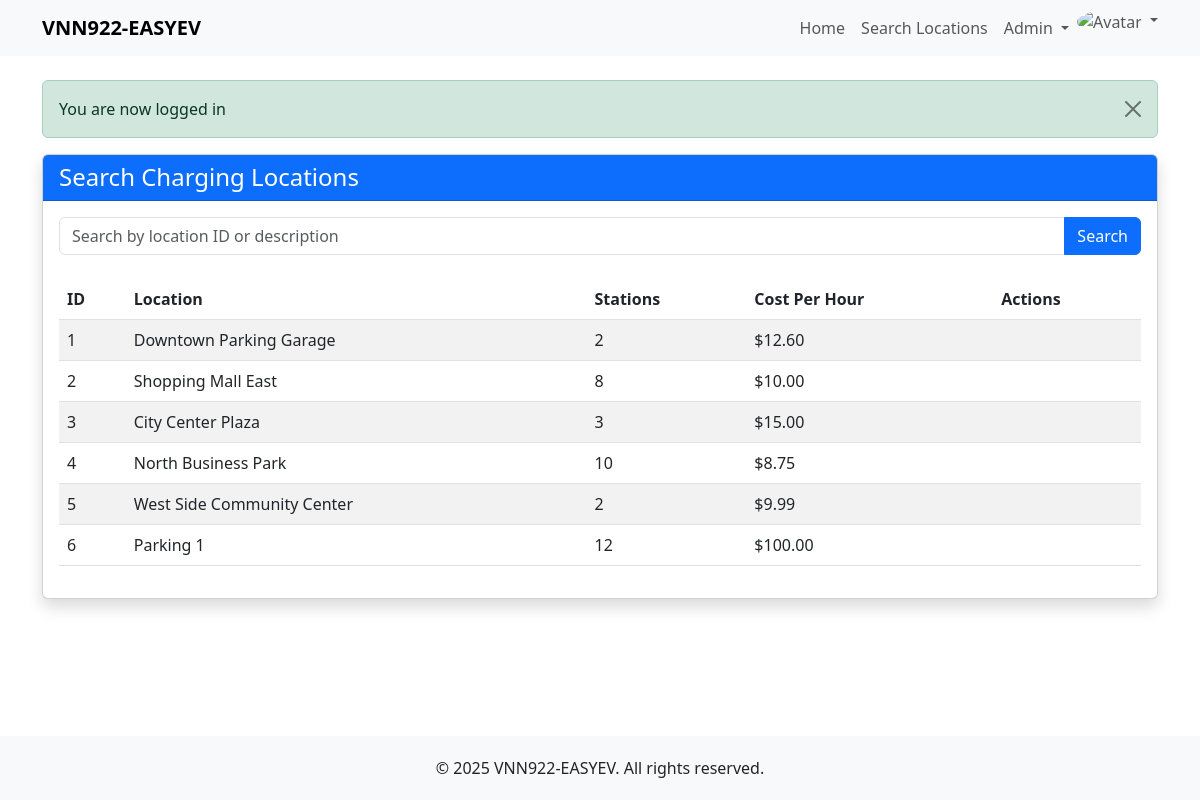
Screenshot of /user/search-locations.php (signed in) with the database file from the repository.
### tables this page shows
CREATE TABLE IF NOT EXISTS charging_locations (
    location_id INT AUTO_INCREMENT PRIMARY KEY,
    description VARCHAR(255) NOT NULL,
    num_stations INT NOT NULL,
    cost_per_hour DECIMAL(10, 2) NOT NULL,
    created_at TIMESTAMP DEFAULT CURRENT_TIMESTAMP,
    updated_at TIMESTAMP DEFAULT CURRENT_TIMESTAMP ON UPDATE CURRENT_TIMESTAMP
);

### classes/Database.php (called while the page is built, shortened)
<?php
class Database {
    private $host = DB_HOST;
    private $user = DB_USER;
    private $pass = DB_PASS;
    private $dbname = DB_NAME;
    private $dbh;
    private $stmt;
    public function __construct() {
        $dsn = 'mysql:host=' . $this->host . ';dbname=' . $this->dbname;
        $options = array(
            PDO::ATTR_PERSISTENT => true,
            PDO::ATTR_ERRMODE => PDO::ERRMODE_EXCEPTION,
            PDO::ATTR_DEFAULT_FETCH_MODE => PDO::FETCH_ASSOC
        );
        try {
            $this->dbh = new PDO($dsn, $this->user, $this->pass, $options);
        } catch(PDOException $e) {
            $this->error = $e->getMessage();
            echo 'Connection Error: ' . $this->error;
        }
    }
    public function query($query) {
        $this->stmt = $this->dbh->prepare($query);
    }
    public function bind($param, $value, $type = null) {
        if(is_null($type)) {
            switch(true) {
                case is_int($value):
                    $type = PDO::PARAM_INT;
                    break;
            }
        }
        $this->stmt->bindValue($param, $value, $type);
    }
    public function execute() {
        return $this->stmt->execute();
    }
    public function resultSet() {
        $this->execute();
        return $this->stmt->fetchAll();
    }
}

### classes/Location.php (called while the page is built, shortened)
<?php
class Location {
    private $db;
    public function __construct() {
        $this->db = new Database;
    }
    public function getAllLocations() {
        $this->db->query('SELECT * FROM charging_locations ORDER BY location_id');
        return $this->db->resultSet();
    }
    public function isLocationAvailable($locationId) {
        $this->db->query('SELECT cl.num_stations,
                        (SELECT COUNT(*) FROM charging_sessions cs
                         WHERE cs.location_id = cl.location_id AND cs.status = "active") AS active_sessions
                        FROM charging_locations cl
                        WHERE cl.location_id = :locationId');
        $this->db->bind(':locationId', $locationId);
        $result = $this->db->single();
        if ($result) {
            return ($result['num_stations'] > $result['active_sessions']);
        }
        return false;
    }
}

### user/search-locations.php (the view, shortened to what this page needs)
<?php
require_once (root . '/includes/header.php');
$location = new Location();
$searchTerm = isset($_GET['search']) ? trim($_GET['search']) : '';
$locations = !empty($searchTerm) ? $location->searchLocations($searchTerm) : $location->getAllLocations();
?>
<div class="row">
    <div class="col-lg-12">
        <div class="card shadow mb-4">
            <div class="card-header bg-primary text-white">
                <h4 class="m-0">Search Charging Locations</h4>
            </div>
            <div class="card-body">
                <form action="<?php echo htmlspecialchars($_SERVER['PHP_SELF']); ?>" method="GET">
                    <div class="input-group mb-3">
                        <input type="text" class="form-control" name="search" placeholder="Search by location ID or description" value="<?php echo htmlspecialchars($searchTerm); ?>">
                        <button class="btn btn-primary" type="submit">Search</button>
                    </div>
                </form>
                <?php if(count($locations) > 0) : ?>
                <div class="table-responsive mt-4">
                    <table class="table table-striped table-hover">
                        <thead>
                            <tr>
                                <th>ID</th>
                                <th>Location</th>
                                <th>Stations</th>
                                <th>Cost Per Hour</th>
                                <th>Actions</th>
                            </tr>
                        </thead>
                        <tbody>
                            <?php foreach($locations as $loc) : ?>
                                <tr>
                                    <td><?php echo $loc['location_id']; ?></td>
                                    <td><?php echo $loc['description']; ?></td>
                                    <td><?php echo $loc['num_stations']; ?></td>
                                    <td>$<?php echo number_format($loc['cost_per_hour'], 2); ?></td>
                                    <td>
                                    </td>
                                </tr>
                            <?php endforeach; ?>
                        </tbody>
                    </table>
                </div>
                <?php else : ?>
                <div class="alert alert-info mt-4">
                    No locations found. Please try a different search term.
                </div>
                <?php endif; ?>
            </div>
        </div>
    </div>
</div>
<?php require_once (root .'/includes/footer.php'); ?>

### includes/header.php (style rules this page uses)
body { padding-top: 56px; min-height: 100vh; display: flex; flex-direction: column; }
.card { margin-bottom: 20px; }

### rows the page displays
charging_locations: location_id "1", description "Downtown Parking Garage", num_stations "2", cost_per_hour "12.60"
charging_locations: location_id "2", description "Shopping Mall East", num_stations "8", cost_per_hour "10.00"
charging_locations: location_id "3", description "City Center Plaza", num_stations "3", cost_per_hour "15.00"
charging_locations: location_id "4", description "North Business Park", num_stations "10", cost_per_hour "8.75"
charging_locations: location_id "5", description "West Side Community Center", num_stations "2", cost_per_hour "9.99"
charging_locations: location_id "6", description "Parking 1", num_stations "12", cost_per_hour "100.00"

### other values shown
SITE_NAME "VNN922-EASYEV"
$_SESSION['message'] "You are now logged in"
